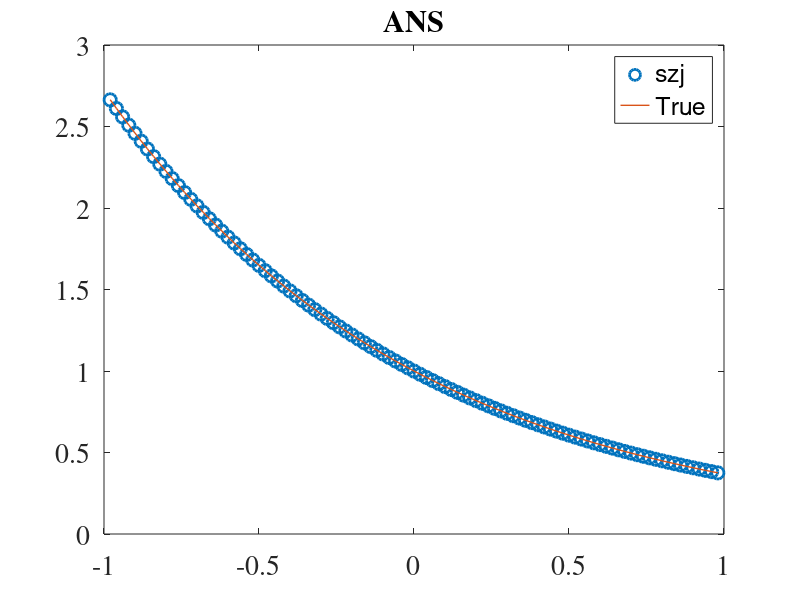
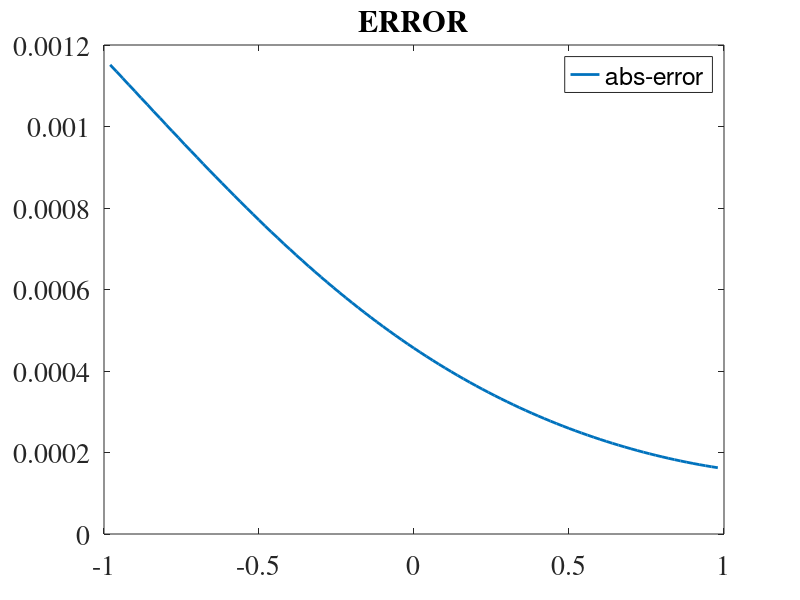

Source code (MATLAB) for these figures, in order:
clc;clear ; close all;
L=-1;R=1;N=100;h=(R-L)/N;
ze=L+h:h:R-h;n=length(ze);
%qx=x^2
%rx=e^x
%fx=1-(1+x^2)e^-x
b=zeros(1,n);a=b;c=b;
fx=@(x) 1-(1+x.^2).*exp(-x);
fz=@(x) exp(-x);%真解 

tic
f=fx(ze).*h^2;f1=fz(ze);
b=(2+exp(ze).*(h^2));
c=h/2.*ze.^2-1; 
a=-(h/2.*ze.^2+1);
a(1)=0;c(n)=0;
b(1)=(exp(ze(1))*h^2+2+(1/2*ze(1)^2*h+1)*4/(2*h-3));
c(1)=1/2*ze(1)^2*h-1-(1/2*ze(1)^2*h+1)/(2*h-3);
a(n)=(-1/(2*h+3)*(1/2*ze(n)^2*h-1)-(1/2*ze(n)^2*h+1));
b(n)=(1/2*ze(n)^2*h-1)*(4/(3+2*h))+(exp(ze(n))*h^2+2);
% x=tirzg(a,b,c,f)
A=diag(b)+diag(a(2:end),-1)+diag(c(1:end-1),1);

x=A\f';
toc


figure(1)
h1=plot(ze,x,'o'); hold on
set(h1,'LineWidth',2,'markersize',9);set(gca,'fontsize',20,'fontname','times');
h2=plot(ze,f1)
set(h2,'LineWidth',1,'markersize',9);set(gca,'fontsize',20,'fontname','times');
legend('szj','True')
title('ANS')
figure(2)
h3=plot(ze,abs(x-f1'))
set(h3,'LineWidth',2,'markersize',9);set(gca,'fontsize',20,'fontname','times');
legend('abs-error')
title('ERROR')
% 
% u=tirzg(a,b,c,f);
% plot(ze,u,'-o',ze,f1)